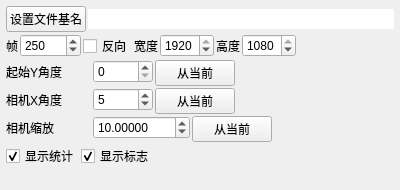
<?xml version="1.0" encoding="UTF-8"?>
<ui version="4.0">
 <class>Form</class>
 <widget class="QWidget" name="Form">
  <property name="geometry">
   <rect>
    <x>0</x>
    <y>0</y>
    <width>400</width>
    <height>190</height>
   </rect>
  </property>
  <property name="sizePolicy">
   <sizepolicy hsizetype="Expanding" vsizetype="Expanding">
    <horstretch>0</horstretch>
    <verstretch>0</verstretch>
   </sizepolicy>
  </property>
  <property name="minimumSize">
   <size>
    <width>200</width>
    <height>190</height>
   </size>
  </property>
  <property name="windowTitle">
   <string>颜色</string>
  </property>
  <layout class="QVBoxLayout" name="verticalLayout">
   <property name="spacing">
    <number>2</number>
   </property>
   <property name="leftMargin">
    <number>6</number>
   </property>
   <property name="topMargin">
    <number>6</number>
   </property>
   <property name="rightMargin">
    <number>6</number>
   </property>
   <property name="bottomMargin">
    <number>6</number>
   </property>
   <item>
    <layout class="QHBoxLayout" name="horizontalLayout">
     <item>
      <widget class="QPushButton" name="turntable_setFileName">
       <property name="toolTip">
        <string>打开文件保存对话框以设置图像序列的基础文件名（前缀）。</string>
       </property>
       <property name="text">
        <string>设置文件基名</string>
       </property>
      </widget>
     </item>
     <item>
      <widget class="QLineEdit" name="turntable_fileName">
       <property name="toolTip">
        <string>设置图像序列的基础文件名（前缀）。</string>
       </property>
       <property name="text">
        <string/>
       </property>
       <property name="frame">
        <bool>false</bool>
       </property>
       <property name="readOnly">
        <bool>true</bool>
       </property>
      </widget>
     </item>
    </layout>
   </item>
   <item>
    <layout class="QHBoxLayout" name="horizontalLayout_2">
     <property name="topMargin">
      <number>0</number>
     </property>
     <property name="rightMargin">
      <number>0</number>
     </property>
     <item>
      <layout class="QFormLayout" name="formLayout_2">
       <property name="topMargin">
        <number>0</number>
       </property>
       <item row="0" column="0">
        <widget class="QLabel" name="label">
         <property name="text">
          <string>帧</string>
         </property>
        </widget>
       </item>
       <item row="0" column="1">
        <widget class="QSpinBox" name="turntable_numFrames">
         <property name="sizePolicy">
          <sizepolicy hsizetype="Fixed" vsizetype="Fixed">
           <horstretch>0</horstretch>
           <verstretch>0</verstretch>
          </sizepolicy>
         </property>
         <property name="toolTip">
          <string>设置文件序列的帧数（图像数）。值为360表示每帧相对于前一帧相机旋转1度。</string>
         </property>
         <property name="minimum">
          <number>10</number>
         </property>
         <property name="maximum">
          <number>10000</number>
         </property>
         <property name="value">
          <number>250</number>
         </property>
        </widget>
       </item>
      </layout>
     </item>
     <item>
      <widget class="QCheckBox" name="turntable_reverse">
       <property name="toolTip">
        <string>反转相机旋转方向。</string>
       </property>
       <property name="text">
        <string>反向</string>
       </property>
      </widget>
     </item>
     <item>
      <layout class="QFormLayout" name="formLayout_6">
       <property name="rightMargin">
        <number>0</number>
       </property>
       <item row="0" column="0">
        <widget class="QLabel" name="label_5">
         <property name="text">
          <string>宽度</string>
         </property>
        </widget>
       </item>
       <item row="0" column="1">
        <widget class="QSpinBox" name="turntable_w">
         <property name="toolTip">
          <string>设置图像宽度。</string>
         </property>
         <property name="minimum">
          <number>320</number>
         </property>
         <property name="maximum">
          <number>1920</number>
         </property>
         <property name="value">
          <number>1920</number>
         </property>
        </widget>
       </item>
      </layout>
     </item>
     <item>
      <layout class="QFormLayout" name="formLayout_7">
       <property name="rightMargin">
        <number>10</number>
       </property>
       <item row="0" column="0">
        <widget class="QLabel" name="label_6">
         <property name="text">
          <string>高度</string>
         </property>
        </widget>
       </item>
       <item row="0" column="1">
        <widget class="QSpinBox" name="turntable_h">
         <property name="toolTip">
          <string>设置图像高度。</string>
         </property>
         <property name="minimum">
          <number>240</number>
         </property>
         <property name="maximum">
          <number>1080</number>
         </property>
         <property name="value">
          <number>1080</number>
         </property>
        </widget>
       </item>
      </layout>
     </item>
     <item>
      <spacer name="horizontalSpacer_4">
       <property name="orientation">
        <enum>Qt::Horizontal</enum>
       </property>
       <property name="sizeHint" stdset="0">
        <size>
         <width>40</width>
         <height>20</height>
        </size>
       </property>
      </spacer>
     </item>
    </layout>
   </item>
   <item>
    <layout class="QHBoxLayout" name="horizontalLayout_4">
     <item>
      <layout class="QFormLayout" name="formLayout_3">
       <item row="0" column="0">
        <widget class="QLabel" name="label_2">
         <property name="sizePolicy">
          <sizepolicy hsizetype="Fixed" vsizetype="Preferred">
           <horstretch>0</horstretch>
           <verstretch>0</verstretch>
          </sizepolicy>
         </property>
         <property name="minimumSize">
          <size>
           <width>85</width>
           <height>0</height>
          </size>
         </property>
         <property name="text">
          <string>起始Y角度</string>
         </property>
        </widget>
       </item>
       <item row="0" column="1">
        <widget class="QSpinBox" name="turntable_startY">
         <property name="sizePolicy">
          <sizepolicy hsizetype="Fixed" vsizetype="Fixed">
           <horstretch>0</horstretch>
           <verstretch>0</verstretch>
          </sizepolicy>
         </property>
         <property name="minimumSize">
          <size>
           <width>60</width>
           <height>0</height>
          </size>
         </property>
         <property name="toolTip">
          <string>设置相机起始Y角度（绕垂直轴旋转）。</string>
         </property>
         <property name="maximum">
          <number>360</number>
         </property>
         <property name="value">
          <number>0</number>
         </property>
        </widget>
       </item>
      </layout>
     </item>
     <item>
      <widget class="QPushButton" name="turntable_currentY">
       <property name="toolTip">
        <string>将此值设为当前相机Y旋转。</string>
       </property>
       <property name="text">
        <string>从当前</string>
       </property>
      </widget>
     </item>
     <item>
      <spacer name="horizontalSpacer_2">
       <property name="orientation">
        <enum>Qt::Horizontal</enum>
       </property>
       <property name="sizeHint" stdset="0">
        <size>
         <width>40</width>
         <height>20</height>
        </size>
       </property>
      </spacer>
     </item>
    </layout>
   </item>
   <item>
    <layout class="QHBoxLayout" name="horizontalLayout_3">
     <property name="topMargin">
      <number>0</number>
     </property>
     <property name="rightMargin">
      <number>0</number>
     </property>
     <item>
      <layout class="QFormLayout" name="formLayout_4">
       <property name="topMargin">
        <number>0</number>
       </property>
       <item row="0" column="0">
        <widget class="QLabel" name="label_3">
         <property name="sizePolicy">
          <sizepolicy hsizetype="Fixed" vsizetype="Preferred">
           <horstretch>0</horstretch>
           <verstretch>0</verstretch>
          </sizepolicy>
         </property>
         <property name="minimumSize">
          <size>
           <width>85</width>
           <height>0</height>
          </size>
         </property>
         <property name="text">
          <string>相机X角度</string>
         </property>
        </widget>
       </item>
       <item row="0" column="1">
        <widget class="QSpinBox" name="turntable_xAngle">
         <property name="sizePolicy">
          <sizepolicy hsizetype="Fixed" vsizetype="Fixed">
           <horstretch>0</horstretch>
           <verstretch>0</verstretch>
          </sizepolicy>
         </property>
         <property name="minimumSize">
          <size>
           <width>60</width>
           <height>0</height>
          </size>
         </property>
         <property name="toolTip">
          <string>设置相机起始X角度（绕水平轴旋转）。</string>
         </property>
         <property name="minimum">
          <number>0</number>
         </property>
         <property name="maximum">
          <number>360</number>
         </property>
         <property name="value">
          <number>5</number>
         </property>
        </widget>
       </item>
      </layout>
     </item>
     <item>
      <widget class="QPushButton" name="turntable_currentX">
       <property name="toolTip">
        <string>将此值设为当前相机X旋转。</string>
       </property>
       <property name="text">
        <string>从当前</string>
       </property>
      </widget>
     </item>
     <item>
      <spacer name="horizontalSpacer">
       <property name="orientation">
        <enum>Qt::Horizontal</enum>
       </property>
       <property name="sizeHint" stdset="0">
        <size>
         <width>40</width>
         <height>20</height>
        </size>
       </property>
      </spacer>
     </item>
    </layout>
   </item>
   <item>
    <layout class="QHBoxLayout" name="horizontalLayout_5">
     <property name="topMargin">
      <number>0</number>
     </property>
     <property name="rightMargin">
      <number>0</number>
     </property>
     <item>
      <layout class="QFormLayout" name="formLayout_5">
       <property name="topMargin">
        <number>0</number>
       </property>
       <item row="0" column="0">
        <widget class="QLabel" name="label_4">
         <property name="sizePolicy">
          <sizepolicy hsizetype="Fixed" vsizetype="Preferred">
           <horstretch>0</horstretch>
           <verstretch>0</verstretch>
          </sizepolicy>
         </property>
         <property name="minimumSize">
          <size>
           <width>85</width>
           <height>0</height>
          </size>
         </property>
         <property name="text">
          <string>相机缩放</string>
         </property>
        </widget>
       </item>
       <item row="0" column="1">
        <widget class="QDoubleSpinBox" name="turntable_zoom">
         <property name="sizePolicy">
          <sizepolicy hsizetype="Minimum" vsizetype="Fixed">
           <horstretch>0</horstretch>
           <verstretch>0</verstretch>
          </sizepolicy>
         </property>
         <property name="minimumSize">
          <size>
           <width>60</width>
           <height>0</height>
          </size>
         </property>
         <property name="toolTip">
          <string>设置相机缩放。</string>
         </property>
         <property name="decimals">
          <number>5</number>
         </property>
         <property name="maximum">
          <double>10000.000000000000000</double>
         </property>
         <property name="value">
          <double>10.000000000000000</double>
         </property>
        </widget>
       </item>
      </layout>
     </item>
     <item>
      <widget class="QPushButton" name="turntable_currentZoom">
       <property name="toolTip">
        <string>将此值设为当前相机缩放。</string>
       </property>
       <property name="text">
        <string>从当前</string>
       </property>
      </widget>
     </item>
     <item>
      <spacer name="horizontalSpacer_3">
       <property name="orientation">
        <enum>Qt::Horizontal</enum>
       </property>
       <property name="sizeHint" stdset="0">
        <size>
         <width>40</width>
         <height>20</height>
        </size>
       </property>
      </spacer>
     </item>
    </layout>
   </item>
   <item>
    <layout class="QHBoxLayout" name="horizontalLayout_6">
     <property name="topMargin">
      <number>0</number>
     </property>
     <item>
      <widget class="QCheckBox" name="turntable_showStats">
       <property name="toolTip">
        <string>启用后，场景统计信息会像在视口中一样渲染到序列中。</string>
       </property>
       <property name="text">
        <string>显示统计</string>
       </property>
       <property name="checked">
        <bool>true</bool>
       </property>
      </widget>
     </item>
     <item>
      <widget class="QCheckBox" name="turntable_showLogo">
       <property name="toolTip">
        <string>在渲染图像中显示TopoGun标志。</string>
       </property>
       <property name="text">
        <string>显示标志</string>
       </property>
       <property name="checked">
        <bool>true</bool>
       </property>
      </widget>
     </item>
     <item>
      <spacer name="horizontalSpacer_5">
       <property name="orientation">
        <enum>Qt::Horizontal</enum>
       </property>
       <property name="sizeHint" stdset="0">
        <size>
         <width>40</width>
         <height>20</height>
        </size>
       </property>
      </spacer>
     </item>
    </layout>
   </item>
   <item>
    <spacer name="verticalSpacer">
     <property name="orientation">
      <enum>Qt::Vertical</enum>
     </property>
     <property name="sizeHint" stdset="0">
      <size>
       <width>20</width>
       <height>40</height>
      </size>
     </property>
    </spacer>
   </item>
  </layout>
 </widget>
 <resources/>
 <connections/>
</ui>
